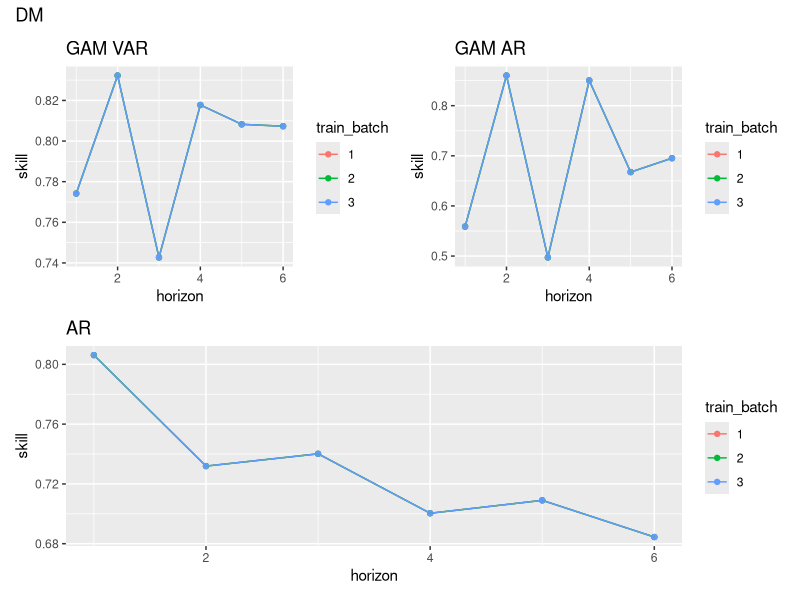
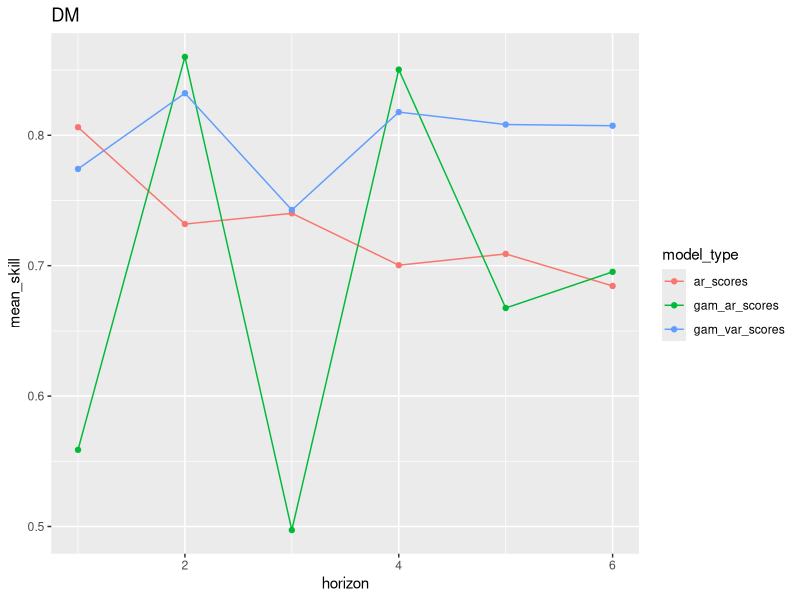

Generate these figures, in order, with R: (Note: this script raises an error after producing the figures.)
library(dplyr)
library(ggplot2)
library(patchwork)

skills = read.csv("model_skills.csv", stringsAsFactors = FALSE)
skills$train_batch = as.factor(skills$train_batch)

plot_skills_by_start = function(data, sp){
p1 =  ggplot(data = filter(data, species == sp & model_type == "gam_var_scores"), aes(horizon, skill, color=train_batch)) + 
  geom_point() + geom_line() + ggtitle("GAM VAR")
p2 =  ggplot(data = filter(data, species == sp & model_type == "gam_ar_scores"), aes(horizon, skill, color=train_batch)) + 
  geom_point() + geom_line() + ggtitle("GAM AR")
p3 = ggplot(data = filter(data, species == sp & model_type == "ar_scores"), aes(horizon, skill, color=train_batch)) + 
  geom_point() + geom_line() + ggtitle("AR")
# p4 = ggplot(data = filter(data, species == sp & model_type == "linear_mintemp_scores"), aes(horizon, skill, color=train_batch)) + 
#   geom_point() + geom_line() + ggtitle("Linear Mintemp")

patchwork = (p1 | p2) / (p3)
patchwork + plot_annotation(title = sp)
}

plot_skills_by_start(skills, "DM")


data = skills |> group_by(model_type, species, horizon) |> summarise(mean_skill = mean(skill), 
                                                                   sd_value = sd(skill))
# plot_skills_by_species = 
sp = "DM"
ggplot(data = filter(data, species == sp), aes(horizon, mean_skill, color=model_type)) + 
  geom_point() + geom_line() + ggtitle(sp)
p1  

data = skills
sp = "DM"
species_gamvar = data |> filter(species == sp & model_type == "gam_var_scores")
ggplot(data = species_gamvar, aes(horizon, skill, color=train_batch)) + 
  geom_point() + geom_line() + ggtitle("GAM VAR")

p2 =  ggplot(data = filter(data, species == sp & model_type == "gam_ar_scores"), aes(horizon, skill, color=train_batch)) + 
  geom_point() + geom_line() + ggtitle("GAM AR")
p3 = ggplot(data = filter(data, species == sp & model_type == "ar_scores"), aes(horizon, skill, color=train_batch)) + 
  geom_point() + geom_line() + ggtitle("AR")
